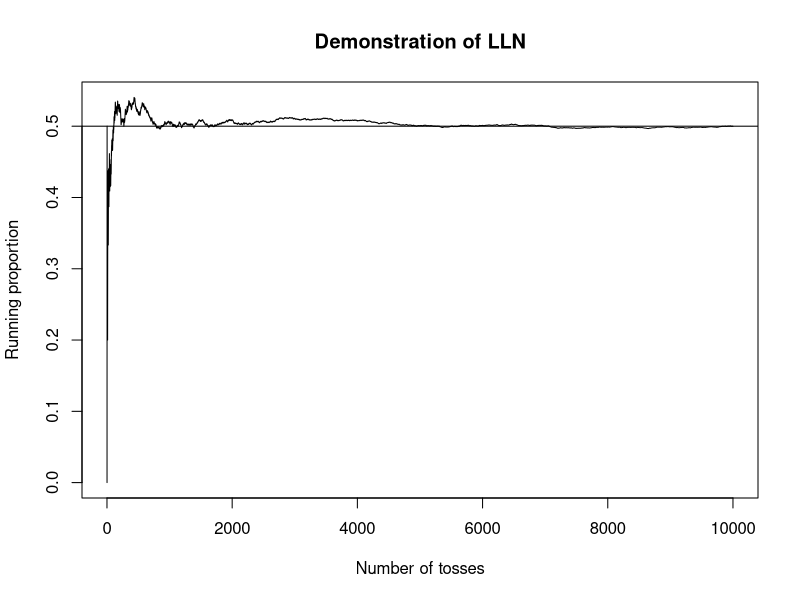
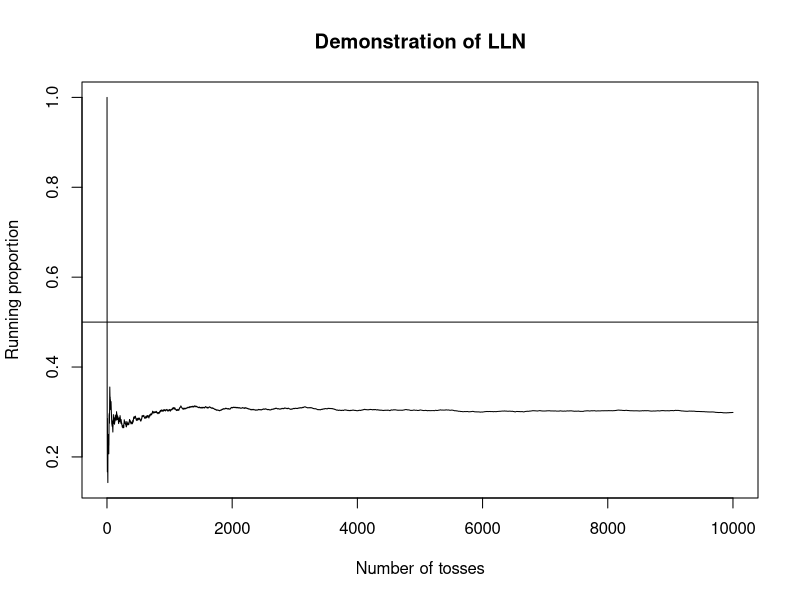
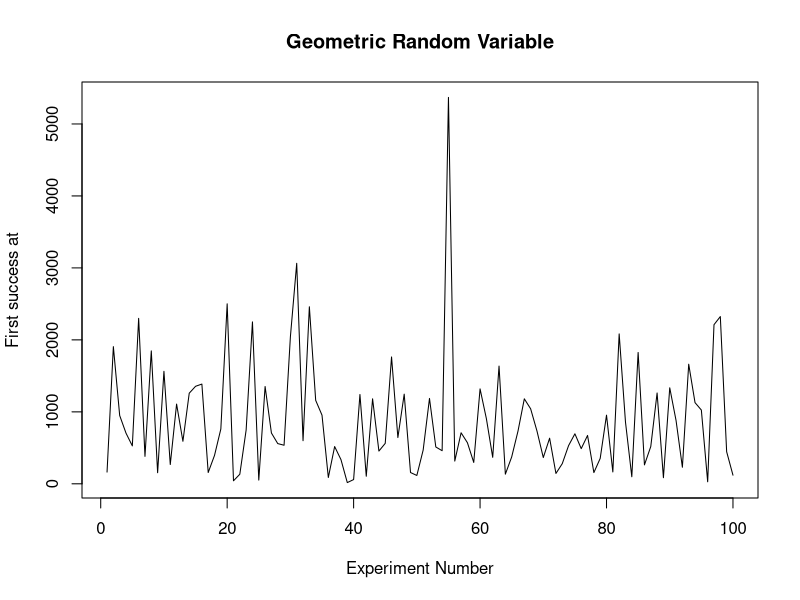
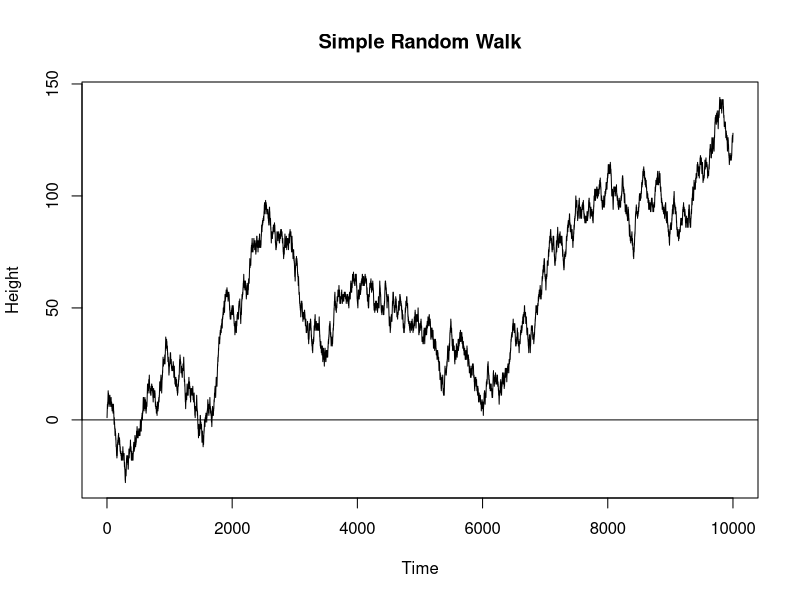
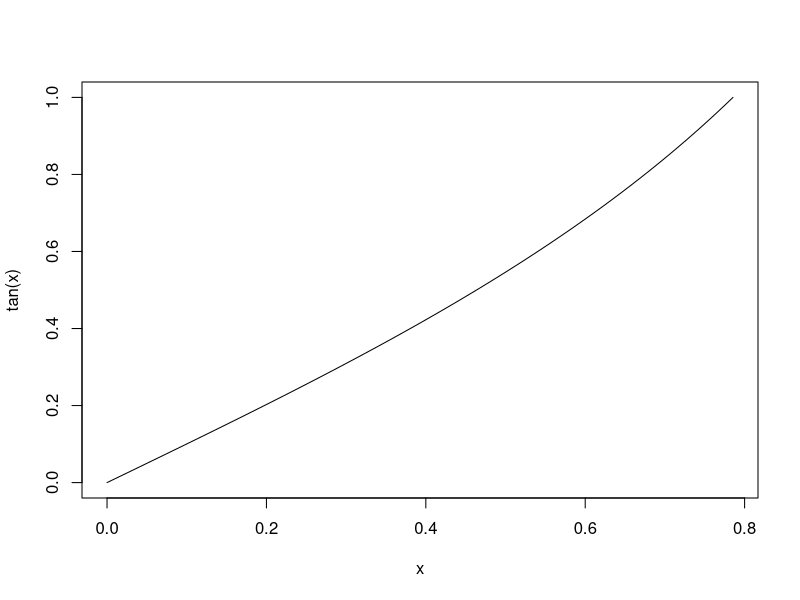
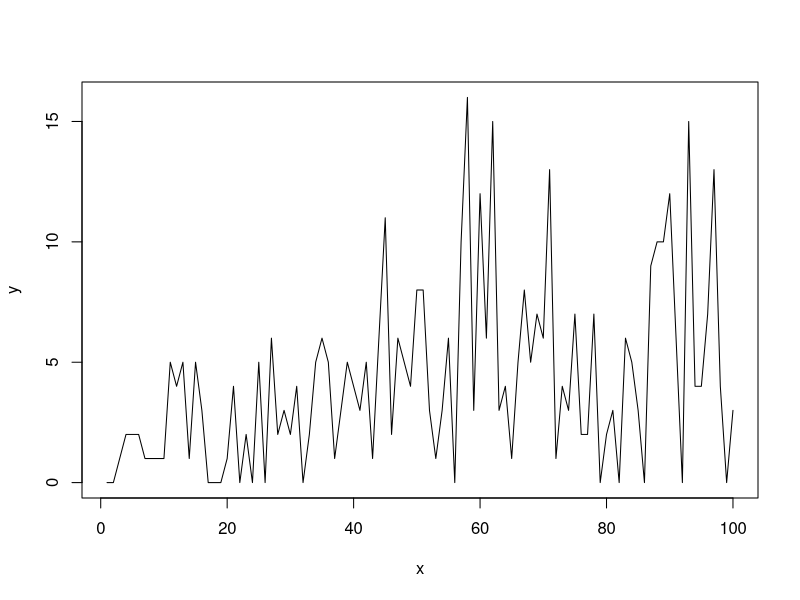
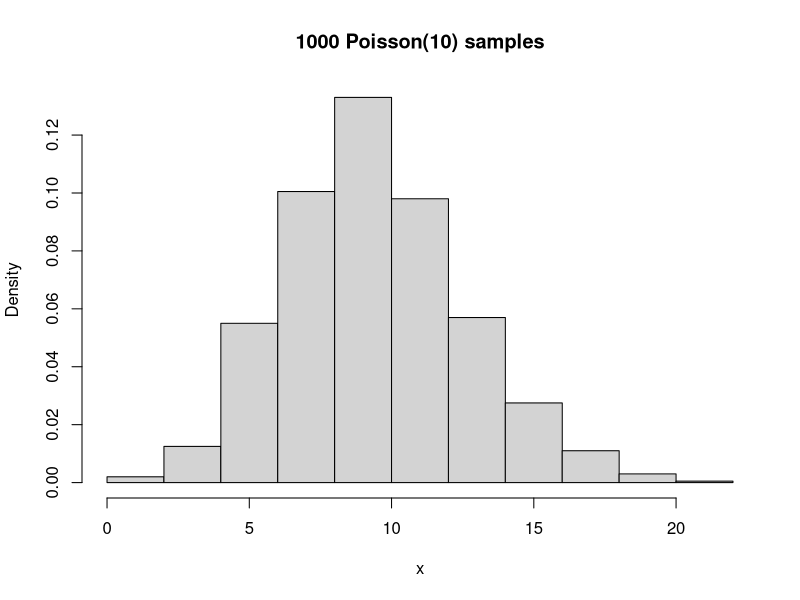
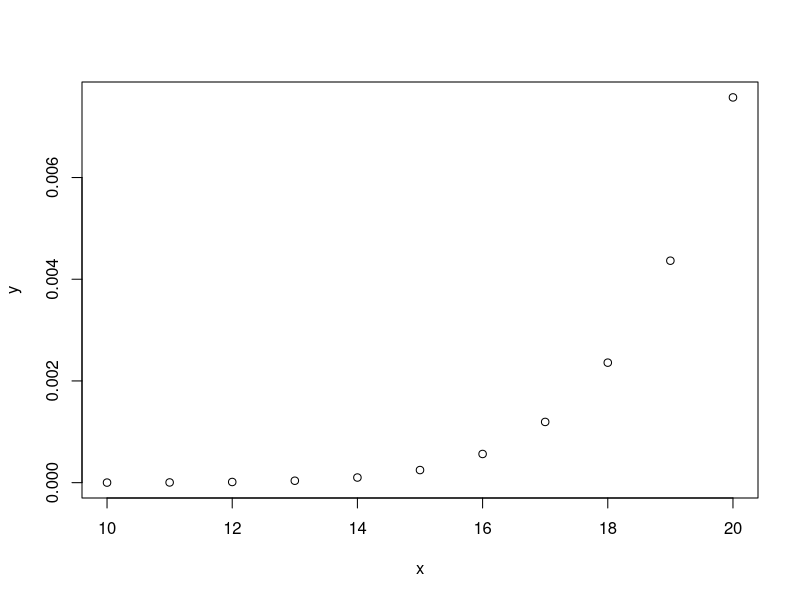

These figures' R source, in order:
## ---- chunk 1
library(tidyverse)
library(viridisLite)
## ---- chunk 2
#using the for loop
v=c(1,2,3,4,5)
for(x in v){
    print(x)
}
#For taking modulo something
5%%2
#For floor division
35%/%2
#Vectorized relational operators
v>=2
#We have two types of logical operators in R; the regular ones and short-circuit counterparts
x=c(FALSE,TRUE,TRUE)
y=c(TRUE,FALSE,FALSE)
#Regular and, computes logical and element-wise and returns a vector of boolean values
x&y
#Short-circuit and, uses the symbol && and same for or, regular one uses |
#To extract certain values from a vector
x=1:10
x[x>5]
x[c(1,2,4)]
x[3]
x[2:5]
#Using if-else if-else statements
x=12
if(x<0){
    print("Negative")
} else if(x==0){
    print("This is zero")
} else{
    print("Positive")
}
x=-5
while(x<=5){
    if(x==2){
        break
    } else if(x==1){
        x=x+1
        next
    } else{
        print(x)
    }
    x=x+1
}
## ---- chunk 3
#problems
#simulating law of large numbers
x=sample(c(0,1),size=10000,replace=TRUE)
c=0
h=0
p=numeric(10000)
for(i in x){
    c=c+1
    if(i==1){
        h=h+1
    }
    p[c]=h/c
}
plot(p,type="l",xlab="Number of tosses",ylab="Running proportion",main="Demonstration of LLN")
abline(h=0.5)
#One could also write abline(v=k) to draw the vertical line x=k and
#to draw a line with given intercept and slope one would write abline(a=intercept,b=slope)
#Simulating the same thing but now with a biased coin instead
x=sample(c(0,1),size=10000,replace=TRUE,prob=c(0.7,0.3))
c=0
h=0
p=numeric(10000)
for(i in x){
    c=c+1
    if(i==1){
        h=h+1
    }
    p[c]=h/c
}
plot(p,type="l",xlab="Number of tosses",ylab="Running proportion",main="Demonstration of LLN")
abline(h=0.5)
## ---- chunk 4
f=0
l=numeric(100)
while(f<100){
    c=0
    while(TRUE){
        x=sample(c(0,1),1,replace=TRUE,prob=c(0.999,0.001))
        if(x==1){
            c=c+1
            break
        } else{
            c=c+1
        }
    }
    f=f+1
    l[f]=c
}
plot(l,type="l",xlab="Experiment Number",ylab="First success at",main="Geometric Random Variable")
## ---- chunk 5
#First return to 0 for a SRW
n=10000
f=0
l=numeric(n)
while(f<n){
    x=sample(c(-1,1),1,replace=TRUE)
    f=f+1
    l[f]=x
}
p=cumsum(l)
plot(p,type="l",xlab="Time",ylab="Height",main="Simple Random Walk")
abline(h=0)
## ---- chunk 6
#Drawing a certain function on a given interval
curve(tan,from=0,to=pi/4)
## ---- chunk 7
#Optimizing a function on an interval, by default it returns the minimum
optimize(sin,c(0,pi/2),maximum=TRUE)
## ---- chunk 8
#Writing functions 
hit=function(p){
    c=0
    s=0
    while(TRUE){
        x=sample(c(-1,1),1,replace=TRUE,prob=c(1-p,p))
        s=s+x
        c=c+1
        if(s==0){
            break
        }
    }
    c
}
hit(0.5)
## ---- chunk 9
hit_count=function(n){
    f=0
    s=0
    c=0
    while(f<n){
        x=sample(c(-1,1),1,replace=TRUE)
        s=s+x
        if(s==0){
            c=c+1
        }
        f=f+1
    }
    c
}
x=1:100
y=sapply(x,hit_count)
plot(x,y,type="l")
## ---- chunk 10
#The standard naming scheme for randomness is r* for random number generation,
#d* for pmf/pdf, p* for cdf and q* for quantile
x=rpois(1000,10)
hist(x,probability=TRUE,main="1000 Poisson(10) samples")
#This does not exactly show the probability but weighs the height by the bin 
#width so that the sum over the product of height and width over all bins gives 1
x=seq(10,20,by=1)
y=dbinom(x,100,0.3)
plot(x,y)
#To control the size of points in plot function use cex, set it to 1 for 
#default size, greater than 1 for bigger and less than 1 for smaller
x=1:100
y=dpois(x,10)
plot(x,y,cex=0.8)
x=seq(-3,3,by=0.01)
y=dnorm(x,0,1)
plot(x,y,type="l",main="PDF of Standard Normal Distribution")
#Simulating uniform distrubution
x=runif(10,min=1,max=10)
y=dunif(x,min=1,max=10)
plot(x,y,type="l",main="PDF of Uniform Distribution")
#Plotting the CDF of various distributions
x=1:100
y=ppois(x,10)
plot(x,y,main="CDF of Poisson Distribution",type="l")
x=seq(0,2,by=0.001)
y=punif(x)
plot(x,y,type="l",main="CDF of Uniform Distribution")
#If we want the upper tail ie. P(X>x) of the CDF we do the following
x=seq(-5,5,by=0.01)
y=pnorm(x,lower.tail=FALSE)
plot(x,y,type="l",main="Upper Tail of Standard Normal CDF")
## ---- chunk 11
#Generating Frequency table from a given vector
x=c(1,2,2,3,3,3,4,4,4,4,5,5,5,5,5)
table(x)
#For generating a table of proportions of frequency
prop.table(table(x))
#Empirical CDF 
x=rpois(100,10)
f=ecdf(x)
#This is because ecdf(x) returns a function
y=f(sort(x))
plot(sort(x),y,type="l",main="Empirical CDF")
#Or we could just plot the ecdf function directly
plot(f)
## ---- chunk 12
#Density of a distrbution
dnorm(0,0,1)
dpois(12,5)
dbinom(12,20,0.3)
#For evaluating CDF
pnorm(3)-pnorm(-3)
ppois(12,5)
#Inverse of CDF
qnorm(0.99,0,1)
#Empirical CDF plotting, the ECDF function does not return a particular value, instead it returns a function object of class ecdf
d=c(4,45,33,12,145,19)
plot(ecdf(d))
#Confidence Interval; suppose we want a 70% confidence interval
qnorm(0.025)
x=c(1,2,3,4,5,6)
x>4
x[1]
summary(x)
